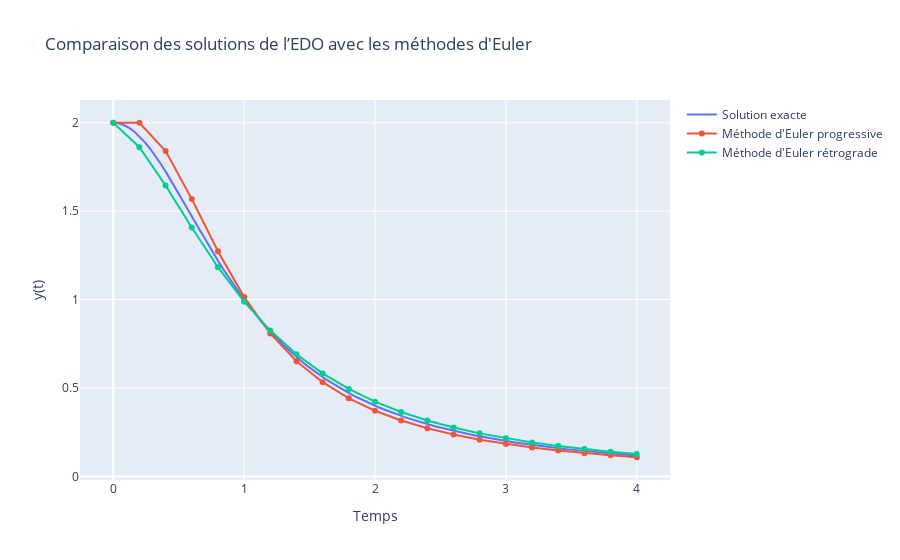

Write notebook code for a chart like this one.
### Code cell
from euler import *
from test_func import *

# Paramètres
Nh = 20 
tspan = [0, 4] 
y0 = [2] 

# Résolution de l'EDO
t_EP, y_EP = feuler(f, tspan, y0, Nh) 
t_ER, y_ER = beuler(f, tspan, y0, Nh)

# tracons la solution exacte
t = np.linspace(0, 4, 100)
y = sol_exacte(t)

import plotly.graph_objects as go
# Tracé avec Plotly
fig = go.Figure()
fig.add_trace(go.Scatter(x=t, y=y, mode='lines', name='Solution exacte'))
fig.add_trace(go.Scatter(x=t_EP, y=y_EP[:,0], mode='lines+markers', name='Méthode d\'Euler progressive'))
fig.add_trace(go.Scatter(x=t_ER, y=y_ER[:,0], mode='lines+markers', name='Méthode d\'Euler rétrograde'))

fig.update_layout(title='Comparaison des solutions de l’EDO avec les méthodes d\'Euler',
                  xaxis_title='Temps',
                  yaxis_title='y(t)',
                  showlegend=True)
